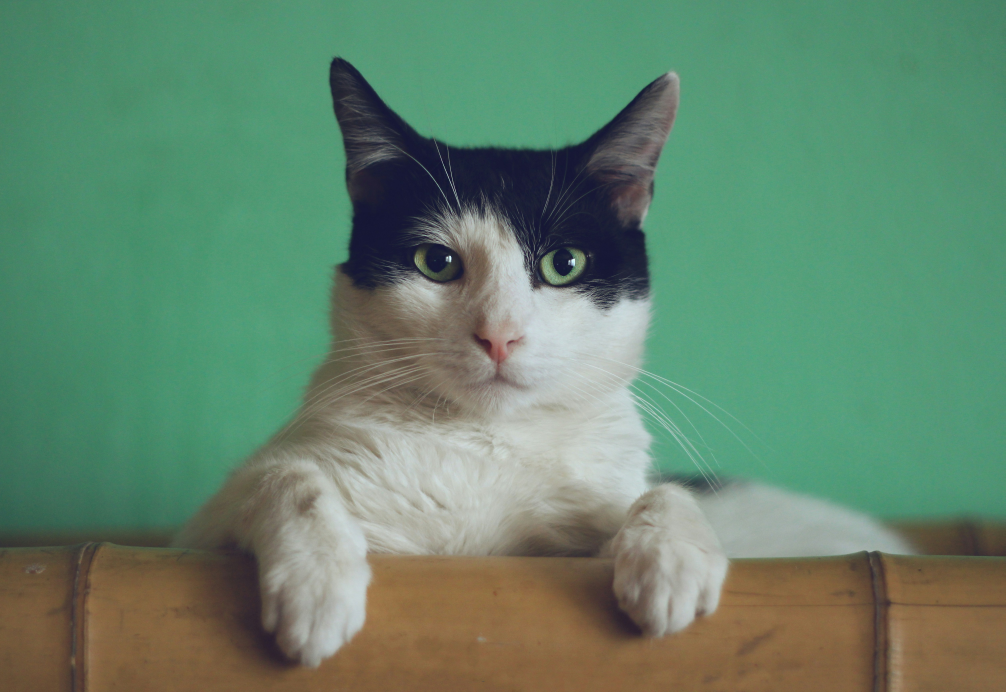
#> input picture OpenCV/manja-vitolic-gKXKBY-C-Dk-unsplash.jpg, 5026 x 3458 px, found by its file name (shown at 1/5 size)
$ python opencv02.py
#> lines starting #> are read from the running program, lines starting #| are printed output that depends on the picture; after the words box and inside, x2 and y2 are one past the last pixel; in counts of white or black regions, pixels touching at a corner belong together
#> further down, img is the input picture: shape (3458, 5026, 3); mean B, G, R 108, 132.8, 99.3
import cv2 as cv
import numpy as np
import matplotlib.pyplot as plt

# Function to resize the image.
def resize(img,scale = 0.2):
#> called with scale = 0.2
    height = int(img.shape[0]*scale)
#> height = 691
    width =  int(img.shape[1]*scale)
#> width = 1005
    dimensions = (width,height)
#> dimensions = (1005, 691)
    return cv.resize(img,dimensions,interpolation=cv.INTER_AREA)
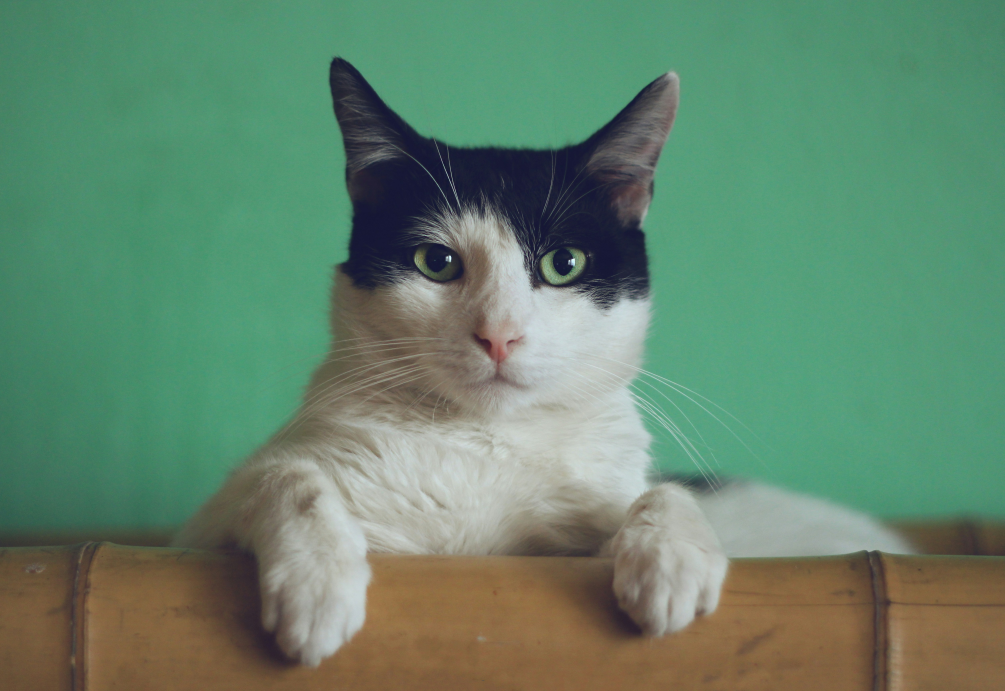
#> returned value: shape (691, 1005, 3); mean of channels 0, 1, 2 108, 132.8, 99.3; drawn as B, G, R

# COLOR SPACES----------------------------------

img = cv.imread('/home/yogendra/Documents/AIEngineer/OpenCV/manja-vitolic-gKXKBY-C-Dk-unsplash.jpg')
resized_img = resize(img)
# [66 lines of commented-out code are left out]

blank = np.zeros(resized_img.shape[:2],dtype='uint8')
mask=cv.circle(blank,(resized_img.shape[1]//2,resized_img.shape[0]//2),150,255,-1)
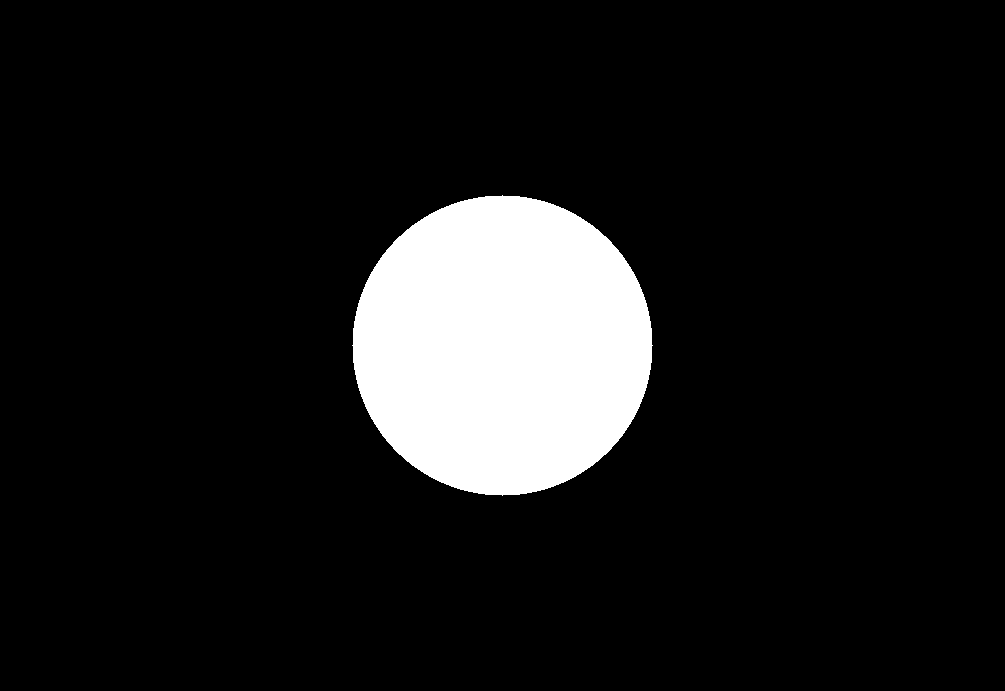
#> blank: shape (691, 1005); 10.2% white; 1 white region, box (x1, y1, x2, y2) and area: (352, 195, 653, 496) 70681
masked = cv.bitwise_and(resized_img,resized_img,mask =mask)
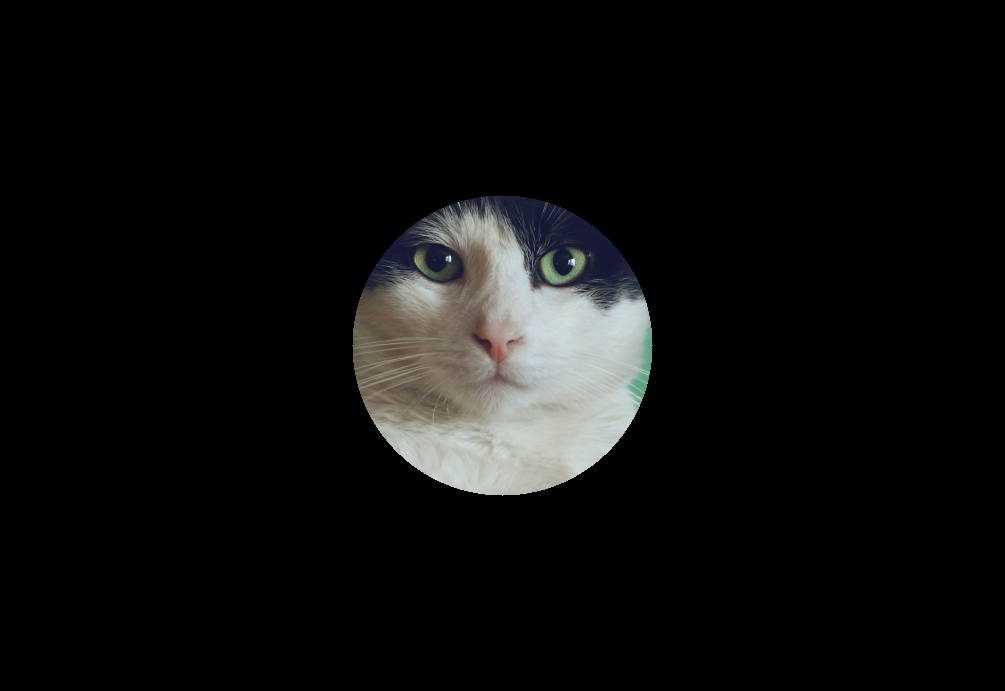
#> masked: shape (691, 1005, 3); mean B, G, R 13.9, 14.4, 14.2
cv.imshow('Masked Image',masked)
cv.imshow('Blank image',blank)
cv.waitKey(0)

$ run again, with OpenCV/pexels-leticiacurveloph-33870711.jpg copied over OpenCV/manja-vitolic-gKXKBY-C-Dk-unsplash.jpg
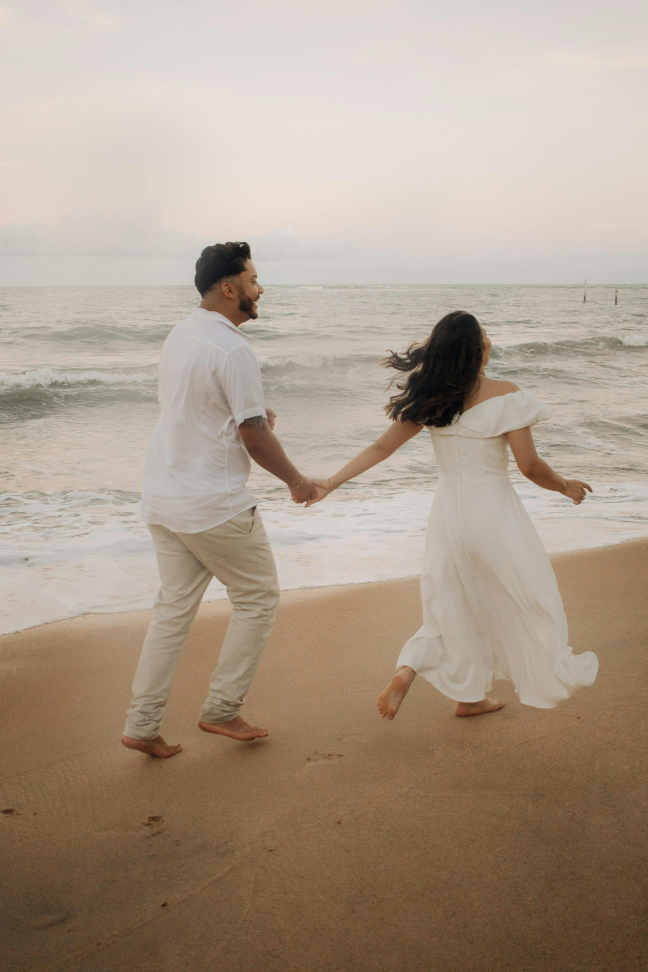
#> input picture OpenCV/pexels-leticiacurveloph-33870711.jpg, 2592 x 3888 px, found by its file name (shown at 1/4 size)
#> img is the input picture: shape (3888, 2592, 3); mean B, G, R 139.9, 155.9, 172
#> `mask=cv.circle(blank,(resized_img.shape[1]//2,resized_img.shape[0]//2)..`:
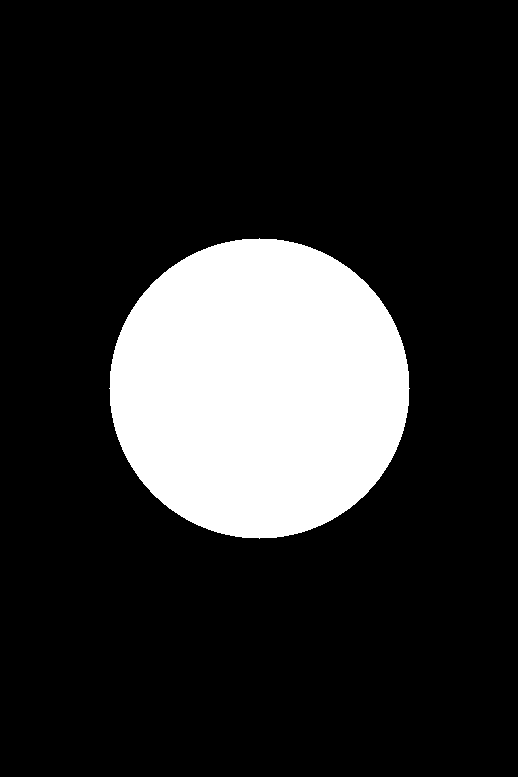
#> blank: shape (777, 518); 17.6% white; 1 white region, box (x1, y1, x2, y2) and area: (109, 238, 410, 539) 70681
#> `masked = cv.bitwise_and(resized_img,resized_img,mask =mask)`:
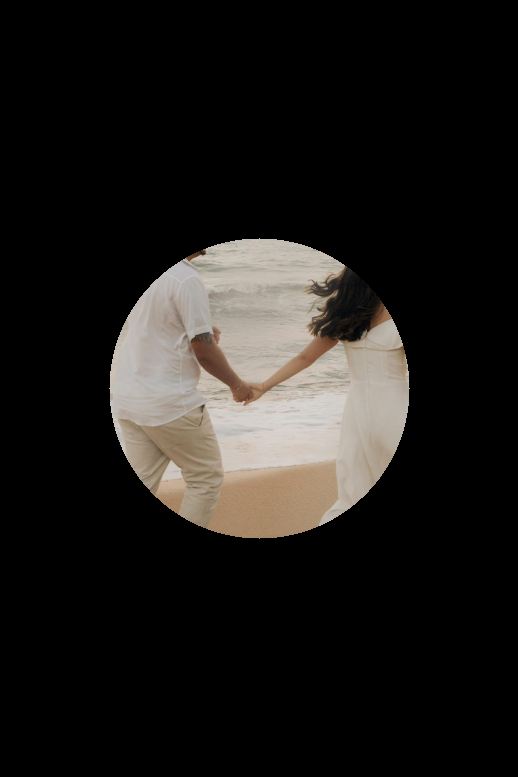
#> masked: shape (777, 518, 3); mean B, G, R 25.5, 28, 30.3
